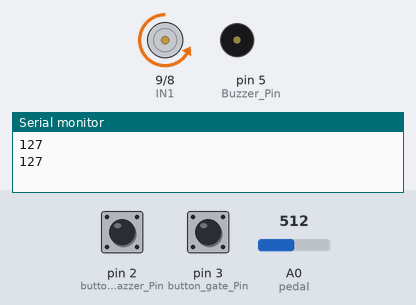
Simulated run of this sketch. Board: Arduino Uno, built with avr-gcc and run on an emulated ATmega328P. Shown: motor-driver pin pairs drawn as motors (green arrow = first pin HIGH = forward, orange = second pin HIGH = backward, longer = more drive, scaled by the enable pin), buzzer (waves = sounding), the last lines printed to the serial monitor. The test bench sets the inputs (shaded band); at power-on: pin 2 (button_bazzer_Pin) LOW, pin 3 (button_gate_Pin) LOW, A0 (pedal) = 512.

Above: at 1.3 s.
1.4 s: pin 2 (button_bazzer_Pin) pulled HIGH for 0.6 s
At 2.8 s:
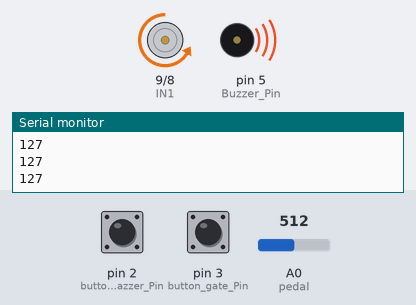
3.5 s: pin 3 (button_gate_Pin) pulled HIGH for 0.6 s
At 4.3 s:
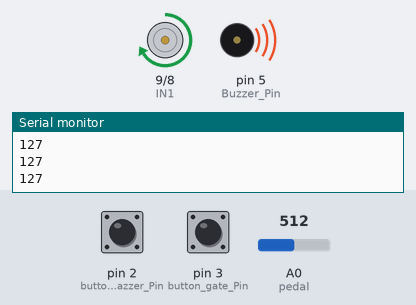
6.5 s: pin 3 (button_gate_Pin) pulled HIGH for 3.2 s
At 11.9 s:
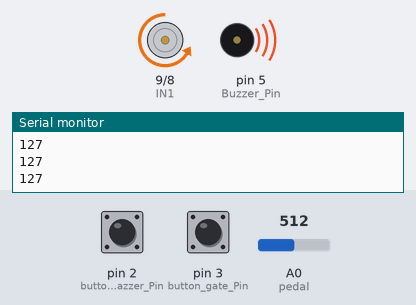
Timing chart, 0 to 13.4 s (numbered marks = the images above; inputs shaded):
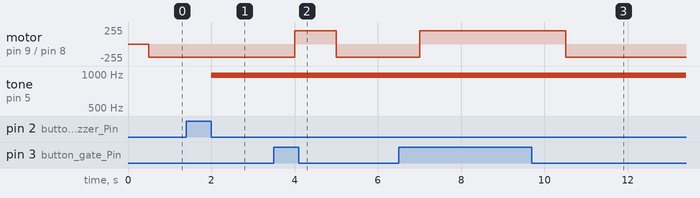

Measured:
- after the input at 1.4 s, tone on pin 5 (Buzzer_Pin): silent → 977 Hz after 0.60 s
- after the input at 3.5 s, motor on pin 9 (IN1) / pin 8 (IN2): backward 200/255 → forward 200/255 after 0.50 s, → backward 200/255 1.0 s later
- after the input at 6.5 s, motor on pin 9 (IN1) / pin 8 (IN2): backward 200/255 → forward 200/255 after 0.51 s, → backward 200/255 3.5 s later

The sketch:

Final_Project_Electric_Gate.ino
```cpp
// Switch
const int button_bazzer_Pin = 2;
int button_bazzer_State = 0;         // variable for reading the pushbutton status
const int button_gate_Pin = 3;
int button_gate_State = 0;         // variable for reading the pushbutton status
// DC Motor
#define EN 10
#define IN1 9
#define IN2 8
int motor_speed = 0;
int Buzzer_Pin = 5;
int pedal = A0;


void setup() {
   Serial.begin (9600);
  // put your setup code here, to run once:
 pinMode(button_bazzer_Pin, INPUT);
 pinMode(button_gate_State, INPUT);
  pinMode(IN1, OUTPUT); // motor pin 1
  pinMode(IN2, OUTPUT); // motor pin 2
  pinMode(EN, OUTPUT); // motor PWM pin
pinMode(Buzzer_Pin,OUTPUT);
  pinMode(pedal,INPUT); // potentiometer pin


}

void loop() {

  // put your main code here, to run repeatedly:
 button_bazzer_State = digitalRead(button_bazzer_Pin);
 button_gate_State = digitalRead(button_gate_Pin);
  int pedalValue = analogRead(pedal);
  delay(500);
  motor_speed = map(pedalValue, 0, 1024, 0, 255);


if (button_bazzer_State == 1) {

   analogWrite(Buzzer_Pin,HIGH);
} else {
   analogWrite(Buzzer_Pin,LOW);
}


if (!((motor_speed < 10) || (motor_speed > 250))) {

if (button_gate_State == 1) {

 digitalWrite(IN1, HIGH);
 digitalWrite(IN2, LOW);
 analogWrite(EN,200);

} else {
 digitalWrite(IN1, LOW);
 digitalWrite(IN2, HIGH);
 analogWrite(EN,200);

}


} else {

 digitalWrite(IN1, LOW);


}


Serial.println(motor_speed);


}
```
